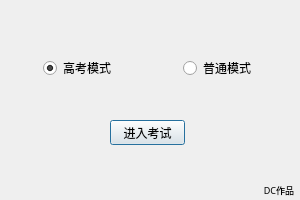
<?xml version="1.0" encoding="UTF-8"?>
<ui version="4.0">
 <class>Dialog</class>
 <widget class="QDialog" name="Dialog">
  <property name="geometry">
   <rect>
    <x>0</x>
    <y>0</y>
    <width>300</width>
    <height>200</height>
   </rect>
  </property>
  <property name="sizePolicy">
   <sizepolicy hsizetype="Fixed" vsizetype="Fixed">
    <horstretch>0</horstretch>
    <verstretch>0</verstretch>
   </sizepolicy>
  </property>
  <property name="minimumSize">
   <size>
    <width>300</width>
    <height>200</height>
   </size>
  </property>
  <property name="maximumSize">
   <size>
    <width>300</width>
    <height>200</height>
   </size>
  </property>
  <property name="windowTitle">
   <string>考试指令播放系统</string>
  </property>
  <property name="windowIcon">
   <iconset resource="ico.qrc">
    <normaloff>:/C:/Users/Administrator/Desktop/logo-dc/logo128.ico</normaloff>:/C:/Users/Administrator/Desktop/logo-dc/logo128.ico</iconset>
  </property>
  <widget class="QRadioButton" name="gaokao">
   <property name="geometry">
    <rect>
     <x>43</x>
     <y>60</y>
     <width>89</width>
     <height>16</height>
    </rect>
   </property>
   <property name="text">
    <string>高考模式</string>
   </property>
   <property name="checked">
    <bool>true</bool>
   </property>
  </widget>
  <widget class="QRadioButton" name="putong">
   <property name="geometry">
    <rect>
     <x>183</x>
     <y>60</y>
     <width>89</width>
     <height>16</height>
    </rect>
   </property>
   <property name="text">
    <string>普通模式</string>
   </property>
  </widget>
  <widget class="QPushButton" name="startExam">
   <property name="geometry">
    <rect>
     <x>110</x>
     <y>120</y>
     <width>75</width>
     <height>25</height>
    </rect>
   </property>
   <property name="sizePolicy">
    <sizepolicy hsizetype="Fixed" vsizetype="Fixed">
     <horstretch>0</horstretch>
     <verstretch>0</verstretch>
    </sizepolicy>
   </property>
   <property name="text">
    <string>进入考试</string>
   </property>
  </widget>
  <widget class="QLabel" name="statusLabel">
   <property name="geometry">
    <rect>
     <x>143</x>
     <y>180</y>
     <width>151</width>
     <height>20</height>
    </rect>
   </property>
   <property name="sizePolicy">
    <sizepolicy hsizetype="Fixed" vsizetype="Fixed">
     <horstretch>0</horstretch>
     <verstretch>0</verstretch>
    </sizepolicy>
   </property>
   <property name="font">
    <font>
     <family>楷体</family>
     <pointsize>7</pointsize>
    </font>
   </property>
   <property name="toolTipDuration">
    <number>3</number>
   </property>
   <property name="text">
    <string>DC作品</string>
   </property>
   <property name="alignment">
    <set>Qt::AlignRight|Qt::AlignTrailing|Qt::AlignVCenter</set>
   </property>
  </widget>
 </widget>
 <resources>
  <include location="ico.qrc"/>
 </resources>
 <connections/>
</ui>
